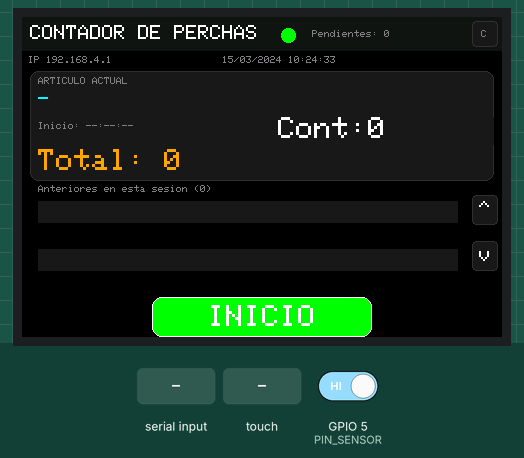
Simulated run of this sketch. Board: ESP32-S3. Parts: 480×320 colour display. Inputs (shaded band) come from the test bench; at power-on: GPIO 5 (PIN_SENSOR) HIGH. WiFi joins after 1.5 s; servers stay silent unless stated; the local clock reads 2024-03-15 10:24:30 at power-on unless the sketch sets it; random numbers use the default seed unless the sketch sets one; EEPROM starts erased; what the sketch prints to the serial monitor is not drawn.

Above: at 3.7 s.
3.8 s: "esp32\n" received over the second serial link
At 4.7 s:
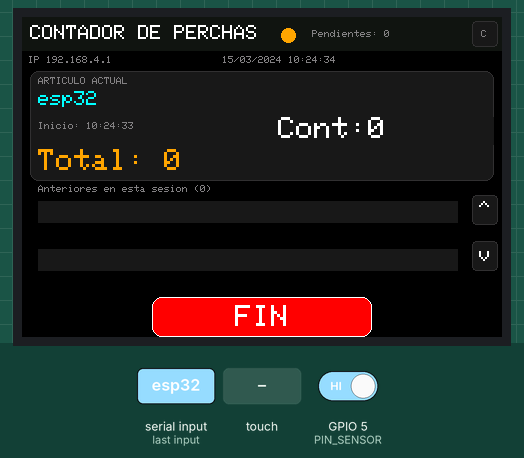
6.8 s: touch panel pressed at 38 % / 90 % of its raw x / y range
At 8.8 s:
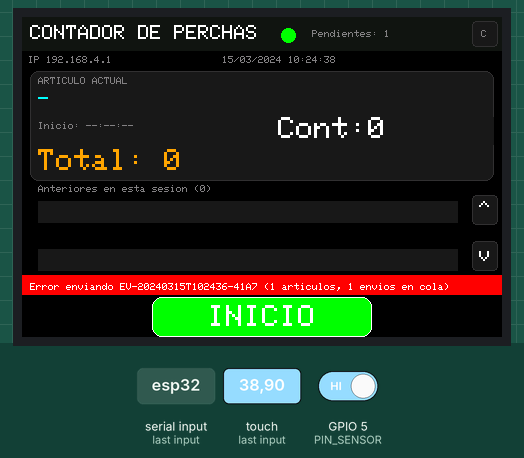
9.8 s: "CAL\n" received over the second serial link
At 10.4 s:
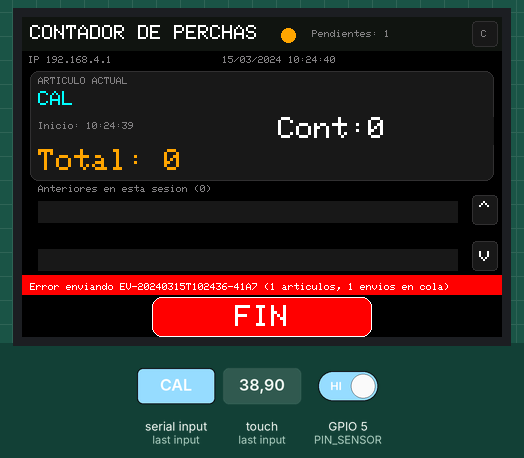
12.8 s: "90,45,200\n" received over the second serial link
At 13.8 s:
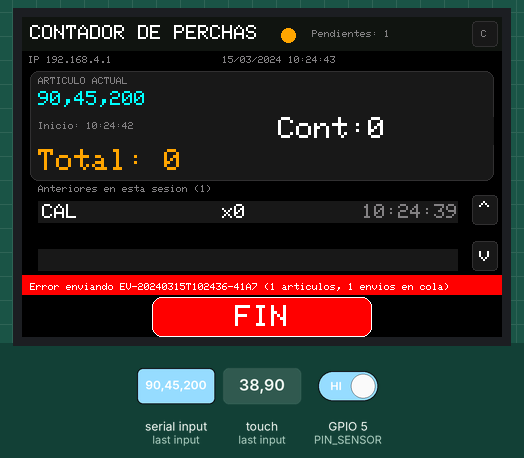
15.8 s: "30,150,10\n" received over the second serial link
At 16.6 s:
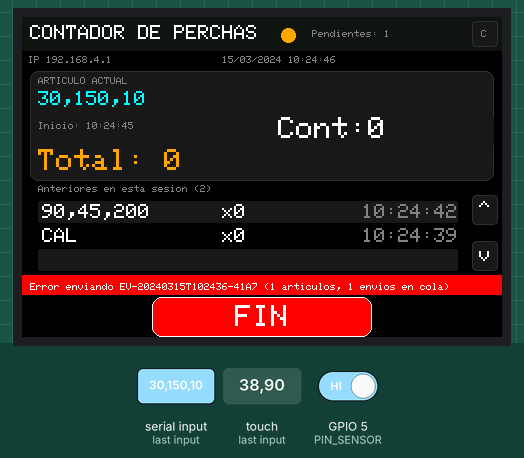
18.8 s: touch panel pressed at 62 % / 90 % of its raw x / y range
At 19.8 s:
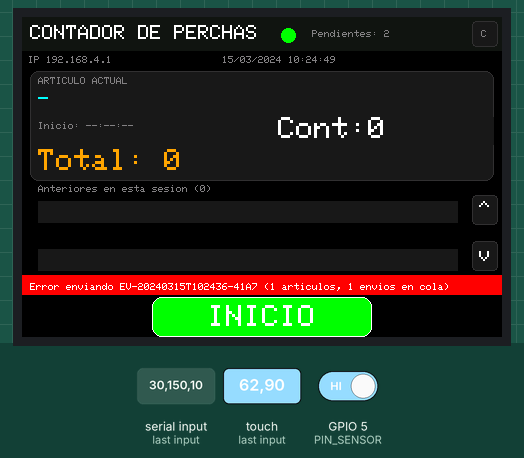
Timing chart, 0 to 21.5 s (numbered marks = the images above; inputs shaded):
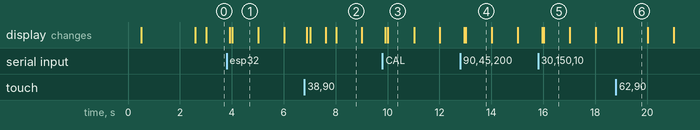

The sketch:

ContadorPerchas.ino
```cpp
// ============================================================
//  Contador de perchas - ESP32-S3 + ILI9488 (3.5") + XPT2046
// ============================================================
//  Requiere, instaladas desde el Gestor de Librerias de Arduino IDE:
//    - TFT_eSPI            (por Bodmer)
//    - ArduinoJson         (por bblanchon)
//  Junto con el core "esp32" de Espressif instalado desde el
//  Gestor de Placas (Board Manager).
//
//  IMPORTANTE: antes de compilar hay que configurar
//  User_Setup.h de la libreria TFT_eSPI. Ver README.md.
//
//  Placa: "ESP32S3 Dev Module"
// ============================================================

#include "globals.h"

TFT_eSPI tft = TFT_eSPI();
AppConfig appConfig;

void setup() {
    Serial.begin(115200);
    delay(200);
    Serial.println("Iniciando contador de perchas...");

    // --- Estructuras de datos y mutex ---
    dataManagerInit();

    // --- Pantalla ---
    tft.init();
    tft.setRotation(1); // horizontal 480x320 - ajustar 0-3 segun orientacion fisica
    tft.fillScreen(TFT_BLACK);
    tft.setTextColor(TFT_WHITE);
    tft.setTextSize(2);
    tft.setCursor(10, 10);
    tft.println("Cargando configuracion...");

    // --- Configuración persistente ---
    storageLoad(appConfig);
Serial.println("1");
    // --- Sensor de conteo (fibra optica E3X-NA41) ---

    counterSensorInit();
    Serial.println("2");

    // --- WiFi: intenta STA, si falla monta un AP de configuracion ---
    tft.println("Conectando WiFi...");
    bool connected = connectWiFiSTA();
    if (!connected) {
        tft.println("Sin WiFi: modo AP de configuracion");
        tft.println("SSID: " AP_SSID);
        tft.println("IP:   192.168.4.1");
         startConfigAP();
    } else {
        tft.print("WiFi OK: ");
        tft.println(WiFi.localIP());
        syncTimeNTP();
    }

    // --- Portal web de configuracion (disponible en STA o en AP) ---
    configWebServerStart();
    Serial.println("3");

    // --- Telegram ---
    telegramInit();
    Serial.println("4");

    // --- Interfaz tactil (calibra si no hay datos guardados) ---
    uiInit();
    Serial.println("5");

    // --- Tareas independientes ---
    qrReaderTaskStart();  // lectura del lector de codigos por UART
    sendTaskStart();      // envio al endpoint HTTP, en tarea/nucleo separado

    Serial.println("Sistema listo.");
}

void loop() {
    // Comando de depuración por Monitor Serie: escribe "CAL" + Enter para
    // borrar la calibración táctil guardada y forzar que se repita al
    // reiniciar (más fiable que mantener el dedo pulsado si el táctil
    // aún da lecturas inestables).
    if (Serial.available()) {
        String cmd = Serial.readStringUntil('\n');
        cmd.trim();
        if (cmd == "CAL") {
            storageClearTouchCalibration();
            Serial.println("Reiniciando para recalibrar...");
            delay(300);
            ESP.restart();
        }
    }

    // Bucle principal: interfaz tactil + portal web de configuracion.
    // El conteo real ocurre por interrupcion (counter_sensor.cpp) y
    // el envio a servidor corre en su propia tarea (send_task.cpp).
    uiLoop();
    configWebServerHandle();
    delay(20);
}
```

counter_sensor.cpp
```cpp
#include "globals.h"
#include "driver/gpio.h"
#include "esp_timer.h"

// ============================================================
// Configuración
// ============================================================

// Lectura cada 250 microsegundos.
static constexpr uint32_t SENSOR_SAMPLE_US = 250;

// Número de lecturas iguales necesarias para confirmar un cambio.
// 4 lecturas x 250 us = aproximadamente 1 ms.
static constexpr uint8_t SENSOR_STABLE_SAMPLES = 4;

// Protección adicional entre conteos.
// Evita dobles conteos provocados por ruido fuerte.
//
// 3000 us permite teóricamente más de 300 perchas por segundo.
// Si las perchas están extremadamente juntas, puedes bajarlo a 1500.
static constexpr uint32_t SENSOR_MIN_COUNT_INTERVAL_US = 3000;

// ============================================================
// Estado interno
// ============================================================

static esp_timer_handle_t sensorTimer = nullptr;

static portMUX_TYPE sensorMux = portMUX_INITIALIZER_UNLOCKED;

// Estado eléctrico sin procesar.
static volatile bool sensorRawOn = false;

// Último estado estable confirmado.
static volatile bool sensorStableOn = false;

// Número de lecturas consecutivas iguales.
static volatile uint8_t sensorStableSamples = 0;

// Evita contar varias veces mientras el sensor permanece apagado.
//
// true  = se permite contar el próximo ON -> OFF.
// false = ya se contó; debe volver a ON antes de rearmarse.
static volatile bool sensorArmed = false;

static volatile uint32_t lastCountMicros = 0;

// Se conserva por compatibilidad con la configuración existente,
// aunque este sistema usa SENSOR_STABLE_SAMPLES.
volatile uint32_t sensorDebounceUs = SENSOR_DEBOUNCE_US;

// ============================================================
// Lectura del sensor
// ============================================================

// Devuelve true cuando la salida del sensor está ENCENDIDA.
// Devuelve false cuando la salida del sensor está APAGADA.
static inline bool readSensorOn()
{
    int level = gpio_get_level((gpio_num_t)PIN_SENSOR);

    return SENSOR_ACTIVE_LOW
        ? (level == 0)
        : (level != 0);
}

// ============================================================
// Incremento del contador
// ============================================================

static void registerHanger()
{
    sensorPulseCount++;

    portENTER_CRITICAL(&countMux);

    if (systemState == STATE_RUNNING && hasActiveArticle) {
        activeCount++;
    }

    portEXIT_CRITICAL(&countMux);
}

// ============================================================
// Muestreo periódico
// ============================================================

static void sensorTimerCallback(void *arg)
{
    bool rawOn = readSensorOn();
    bool countThis = false;
    uint32_t now = micros();

    portENTER_CRITICAL(&sensorMux);

    // La lectura ha cambiado: empezamos de nuevo la validación.
    if (rawOn != sensorRawOn) {
        sensorRawOn = rawOn;
        sensorStableSamples = 1;

        portEXIT_CRITICAL(&sensorMux);
        return;
    }

    // La lectura sigue igual.
    if (sensorStableSamples < SENSOR_STABLE_SAMPLES) {
        sensorStableSamples++;
    }

    // Todavía no se ha mantenido estable el tiempo necesario.
    if (sensorStableSamples < SENSOR_STABLE_SAMPLES) {
        portEXIT_CRITICAL(&sensorMux);
        return;
    }

    // Ya coincide con el último estado estable confirmado.
    if (rawOn == sensorStableOn) {
        portEXIT_CRITICAL(&sensorMux);
        return;
    }

    // Confirmamos el nuevo estado estable.
    bool previousStableOn = sensorStableOn;
    sensorStableOn = rawOn;

    if (rawOn) {
        // El sensor ha vuelto a ENCENDIDO.
        //
        // Esto rearma el contador para que el siguiente
        // ENCENDIDO -> APAGADO pueda contar otra percha.
        sensorArmed = true;
    }
    else if (previousStableOn && sensorArmed) {
        // Cambio estable:
        //
        //     ENCENDIDO -> APAGADO
        //
        // Este es el único punto donde se permite contar.

        uint32_t elapsed = now - lastCountMicros;

        if (lastCountMicros == 0 ||
            elapsed >= SENSOR_MIN_COUNT_INTERVAL_US) {

            countThis = true;
            lastCountMicros = now;
        }

        // Se desarma siempre, incluso si el cambio fue demasiado rápido.
        // Mientras permanezca apagado no podrá volver a contar.
        sensorArmed = false;
    }

    portEXIT_CRITICAL(&sensorMux);

    if (countThis) {
        registerHanger();
    }
}

// ============================================================
// Inicialización
// ============================================================

void counterSensorInit()
{
    sensorDebounceUs = appConfig.sensor_debounce_us;

    // Si la salida utiliza un PC817 con colector abierto:
    // normalmente debe utilizarse INPUT_PULLUP y SENSOR_ACTIVE_LOW=true.
    pinMode(
        PIN_SENSOR,
        SENSOR_ACTIVE_LOW ? INPUT_PULLUP : INPUT
    );

    delayMicroseconds(100);

    bool initialOn = readSensorOn();

    portENTER_CRITICAL(&sensorMux);

    sensorRawOn = initialOn;
    sensorStableOn = initialOn;
    sensorStableSamples = SENSOR_STABLE_SAMPLES;

    // Si arranca encendido, queda preparado para contar cuando se apague.
    // Si arranca apagado, no cuenta hasta que vuelva a encenderse.
    sensorArmed = initialOn;

    lastCountMicros = 0;

    portEXIT_CRITICAL(&sensorMux);

    if (sensorTimer == nullptr) {
        esp_timer_create_args_t timerArgs = {};

        timerArgs.callback = &sensorTimerCallback;
        timerArgs.arg = nullptr;
        timerArgs.dispatch_method = ESP_TIMER_TASK;
        timerArgs.name = "hanger_sensor";
        timerArgs.skip_unhandled_events = true;

        esp_err_t result = esp_timer_create(
            &timerArgs,
            &sensorTimer
        );

        if (result != ESP_OK) {
            Serial.printf(
                "[SENSOR] Error creando temporizador: %d\n",
                result
            );

            sensorTimer = nullptr;
            return;
        }
    }

    esp_timer_stop(sensorTimer);

    esp_err_t result = esp_timer_start_periodic(
        sensorTimer,
        SENSOR_SAMPLE_US
    );

    if (result == ESP_OK) {
        Serial.printf(
            "[SENSOR] Iniciado. Estado=%s, muestra=%lu us, filtro=%lu us\n",
            initialOn ? "ON" : "OFF",
            (unsigned long)SENSOR_SAMPLE_US,
            (unsigned long)(
                SENSOR_SAMPLE_US * SENSOR_STABLE_SAMPLES
            )
        );
    }
    else {
        Serial.printf(
            "[SENSOR] Error iniciando temporizador: %d\n",
            result
        );
    }
}

// ============================================================
// Parada opcional
// ============================================================

void counterSensorStop()
{
    if (sensorTimer != nullptr &&
        esp_timer_is_active(sensorTimer)) {

        esp_timer_stop(sensorTimer);
    }
}
```

data_manager.cpp
```cpp
#include <vector>
#include <esp_random.h>
#include "globals.h"

// ---- Definición de las variables globales declaradas en globals.h ----
volatile SystemState systemState = STATE_IDLE;
portMUX_TYPE stateMux = portMUX_INITIALIZER_UNLOCKED;
portMUX_TYPE countMux = portMUX_INITIALIZER_UNLOCKED;

volatile uint32_t activeCount = 0;
volatile bool hasActiveArticle = false;
volatile uint32_t sensorPulseCount = 0;

CurrentSession currentSession;
SemaphoreHandle_t sessionMutex = nullptr;
SemaphoreHandle_t pendingMutex = nullptr;
SemaphoreHandle_t errorMutex   = nullptr;
char lastErrorMsg[128] = "";
bool hasError = false;

static std::vector<EnvioRecord> pendingEnvios;

void dataManagerInit() {
    sessionMutex = xSemaphoreCreateMutex();
    pendingMutex = xSemaphoreCreateMutex();
    errorMutex   = xSemaphoreCreateMutex();
}

// Genera un identificador único para el envío: fecha/hora + sufijo aleatorio.
// Ej: EV-20260818T101530-A1B2
static String generateEnvioId() {
    time_t now = time(nullptr);
    struct tm tmv;
    gmtime_r(&now, &tmv);
    char ts[20];
    strftime(ts, sizeof(ts), "%Y%m%dT%H%M%S", &tmv);

    uint32_t r = esp_random() & 0xFFFF;
    char id[ENVIO_ID_LEN];
    snprintf(id, sizeof(id), "EV-%s-%04X", ts, (unsigned)r);
    return String(id);
}

// Se pulsa "Inicio" estando en IDLE -> arranca una nueva sesión de lectura
void startSession() {
    if (xSemaphoreTake(sessionMutex, portMAX_DELAY) == pdTRUE) {
        currentSession.articles.clear();
        xSemaphoreGive(sessionMutex);
    }

    portENTER_CRITICAL(&countMux);
    activeCount = 0;
    hasActiveArticle = false;
    portEXIT_CRITICAL(&countMux);

    portENTER_CRITICAL(&stateMux);
    systemState = STATE_RUNNING;
    portEXIT_CRITICAL(&stateMux);
}

// Se pulsa "Inicio"/"Fin" estando en RUNNING -> cierra el artículo activo
// (si lo hay), empaqueta TODOS los artículos de la sesión en un único
// envío con ID propio, lo encola para su envío y vuelve a IDLE.
void endSession() {
    if (xSemaphoreTake(sessionMutex, portMAX_DELAY) != pdTRUE) return;

    bool hasArticles = !currentSession.articles.empty();
    EnvioRecord env;

    if (hasArticles) {
        // Cerrar el conteo del artículo activo con su valor definitivo
        uint32_t finalCount;
        portENTER_CRITICAL(&countMux);
        finalCount = activeCount;
        activeCount = 0;
        hasActiveArticle = false;
        portEXIT_CRITICAL(&countMux);
        currentSession.articles.back().count = finalCount;

        String id = generateEnvioId();
        strncpy(env.id, id.c_str(), sizeof(env.id) - 1);
        env.id[sizeof(env.id) - 1] = '\0';
        env.createdAt = time(nullptr);
        env.articles = currentSession.articles; // copia: n artículos de esta sesión
    }

    currentSession.articles.clear();
    xSemaphoreGive(sessionMutex);

    portENTER_CRITICAL(&stateMux);
    systemState = STATE_IDLE;
    portEXIT_CRITICAL(&stateMux);

    if (hasArticles) {
        enqueuePendingEnvio(env);
    }
}

// Llegada de un nuevo código de barras/QR.
// Si el sistema está parado (IDLE), la propia lectura arranca la sesión
// automáticamente (equivale a pulsar "Inicio"), y a continuación se
// registra el código igual que si ya estuviera en marcha.
void handleNewBarcode(const char *code) {
    if (systemState != STATE_RUNNING) {
        startSession();
    }
    if (xSemaphoreTake(sessionMutex, pdMS_TO_TICKS(300)) != pdTRUE) return;

    if (!currentSession.articles.empty()) {
        uint32_t finalCount;
        portENTER_CRITICAL(&countMux);
        finalCount = activeCount;
        portEXIT_CRITICAL(&countMux);
        currentSession.articles.back().count = finalCount;
    }

    ArticleRecord rec;
    strncpy(rec.barcode, code, BARCODE_MAX_LEN - 1);
    rec.barcode[BARCODE_MAX_LEN - 1] = '\0';
    rec.startTime = time(nullptr);
    rec.count = 0;
    currentSession.articles.push_back(rec);

    // El nuevo artículo pasa a ser el activo: el contador en vivo se reinicia.
    // Esto también descarta cualquier pulso que hubiera llegado antes de
    // leer el primer código (no debe contar para ningún artículo).
    portENTER_CRITICAL(&countMux);
    activeCount = 0;
    hasActiveArticle = true;
    portEXIT_CRITICAL(&countMux);

    xSemaphoreGive(sessionMutex);
}

// ---- Accesores de solo lectura para la UI ----

size_t sessionArticleCount() {
    size_t n = 0;
    if (xSemaphoreTake(sessionMutex, pdMS_TO_TICKS(100)) == pdTRUE) {
        n = currentSession.articles.size();
        xSemaphoreGive(sessionMutex);
    }
    return n;
}

bool getSessionArticle(size_t index, ArticleRecord &out) {
    bool found = false;
    if (xSemaphoreTake(sessionMutex, pdMS_TO_TICKS(100)) == pdTRUE) {
        if (index < currentSession.articles.size()) {
            out = currentSession.articles[index];
            found = true;
        }
        xSemaphoreGive(sessionMutex);
    }
    return found;
}

uint32_t getActiveLiveCount() {
    uint32_t c;
    portENTER_CRITICAL(&countMux);
    c = activeCount;
    portEXIT_CRITICAL(&countMux);
    return c;
}

// Suma de perchas de TODOS los artículos de la sesión (los ya cerrados
// más el conteo en vivo del activo). Se resetea a 0 en cada "Inicio".
uint32_t sessionTotalCount() {
    uint32_t total = 0;
    if (xSemaphoreTake(sessionMutex, pdMS_TO_TICKS(100)) == pdTRUE) {
        size_t n = currentSession.articles.size();
        for (size_t i = 0; i + 1 < n; i++) {
            total += currentSession.articles[i].count; // ya cerrados
        }
        xSemaphoreGive(sessionMutex);
    }
    total += getActiveLiveCount(); // el activo suma en vivo
    return total;
}

// ---- Cola de envíos pendientes de mandar al servidor ----

void enqueuePendingEnvio(const EnvioRecord &env) {
    if (xSemaphoreTake(pendingMutex, pdMS_TO_TICKS(300)) == pdTRUE) {
        if (pendingEnvios.size() >= MAX_PENDING_ENVIOS) {
            // Colchón lleno (red caída mucho tiempo): se descarta el más
            // antiguo para no perder el envío más reciente.
            pendingEnvios.erase(pendingEnvios.begin());
        }
        pendingEnvios.push_back(env);
        xSemaphoreGive(pendingMutex);
    }
}

bool peekPendingEnvio(EnvioRecord &out) {
    bool found = false;
    if (xSemaphoreTake(pendingMutex, pdMS_TO_TICKS(300)) == pdTRUE) {
        if (!pendingEnvios.empty()) {
            out = pendingEnvios.front();
            found = true;
        }
        xSemaphoreGive(pendingMutex);
    }
    return found;
}

void popPendingEnvio() {
    if (xSemaphoreTake(pendingMutex, pdMS_TO_TICKS(300)) == pdTRUE) {
        if (!pendingEnvios.empty()) {
            pendingEnvios.erase(pendingEnvios.begin());
        }
        xSemaphoreGive(pendingMutex);
    }
}

size_t pendingEnvioCount() {
    size_t n = 0;
    if (xSemaphoreTake(pendingMutex, pdMS_TO_TICKS(300)) == pdTRUE) {
        n = pendingEnvios.size();
        xSemaphoreGive(pendingMutex);
    }
    return n;
}
```

network_utils.cpp
```cpp
#include <WiFi.h>
#include "globals.h"

bool connectWiFiSTA() {
    if (strlen(appConfig.wifi_ssid) == 0) return false;

    WiFi.mode(WIFI_STA);
    WiFi.begin(appConfig.wifi_ssid, appConfig.wifi_pass);
   /*  WiFi.begin(
      "BleckmannWarehouse",
      "6AxYNlKe~uE$%nf*hQIkhK+:$/njaJwHVFK^\"S-V"
  );*/
    uint32_t start = millis();
    while (WiFi.status() != WL_CONNECTED && (millis() - start) < WIFI_CONNECT_TIMEOUT_MS) {
        delay(250);
    }
    return WiFi.status() == WL_CONNECTED;
}

void startConfigAP() {
    WiFi.mode(WIFI_AP);
    WiFi.softAP(AP_SSID, AP_PASSWORD);
}

void syncTimeNTP() {
    if (WiFi.status() != WL_CONNECTED) return;
    configTime(appConfig.gmt_offset_sec, appConfig.dst_offset_sec, appConfig.ntp_server);

    // Espera breve a que se sincronice (no bloquear indefinidamente)
    struct tm timeinfo;
    uint32_t start = millis();
    while (!getLocalTime(&timeinfo, 500) && (millis() - start) < 8000) {
        // reintentando
    }
}
```

Source omitted: globals.h (2978 bytes), qr_serial.cpp (2445 bytes), send_task.cpp (2653 bytes), storage.cpp (3135 bytes), telegram.cpp (1096 bytes), ui_screens.cpp (17143 bytes), config.h (4121 bytes), webserver_config.cpp (6400 bytes)
